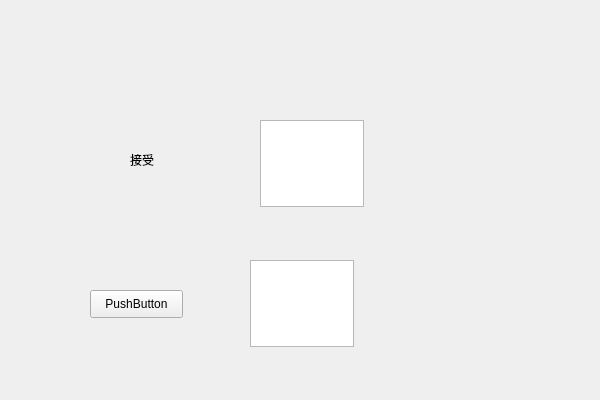
<?xml version="1.0" encoding="UTF-8"?>
<ui version="4.0">
 <class>serverClass</class>
 <widget class="QWidget" name="serverClass">
  <property name="geometry">
   <rect>
    <x>0</x>
    <y>0</y>
    <width>600</width>
    <height>400</height>
   </rect>
  </property>
  <property name="windowTitle">
   <string>server</string>
  </property>
  <widget class="QTextEdit" name="textEdit_receiver">
   <property name="geometry">
    <rect>
     <x>260</x>
     <y>120</y>
     <width>104</width>
     <height>87</height>
    </rect>
   </property>
  </widget>
  <widget class="QTextEdit" name="textEdit_send">
   <property name="geometry">
    <rect>
     <x>250</x>
     <y>260</y>
     <width>104</width>
     <height>87</height>
    </rect>
   </property>
  </widget>
  <widget class="QLabel" name="label">
   <property name="geometry">
    <rect>
     <x>130</x>
     <y>150</y>
     <width>72</width>
     <height>20</height>
    </rect>
   </property>
   <property name="text">
    <string>接受</string>
   </property>
  </widget>
  <widget class="QPushButton" name="pushButton">
   <property name="geometry">
    <rect>
     <x>90</x>
     <y>290</y>
     <width>93</width>
     <height>28</height>
    </rect>
   </property>
   <property name="text">
    <string>PushButton</string>
   </property>
  </widget>
 </widget>
 <layoutdefault spacing="6" margin="11"/>
 <resources>
  <include location="server.qrc"/>
 </resources>
 <connections/>
</ui>
